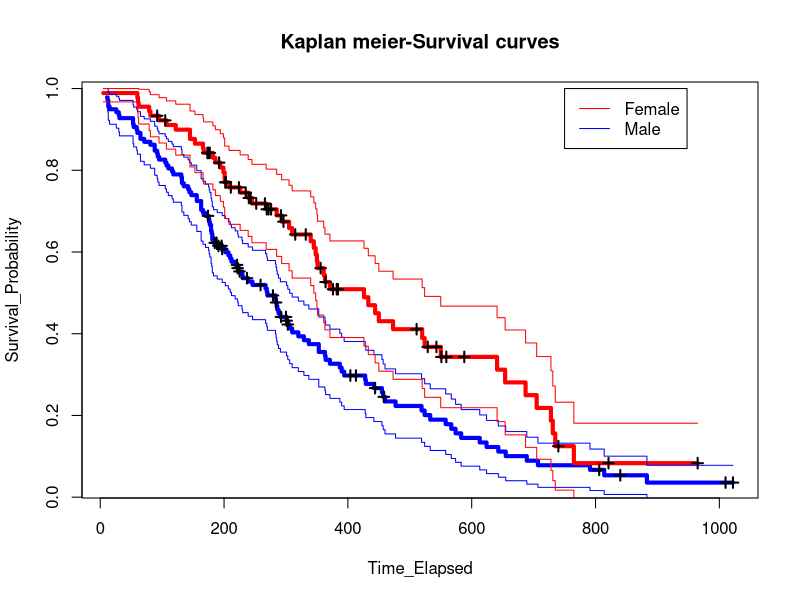
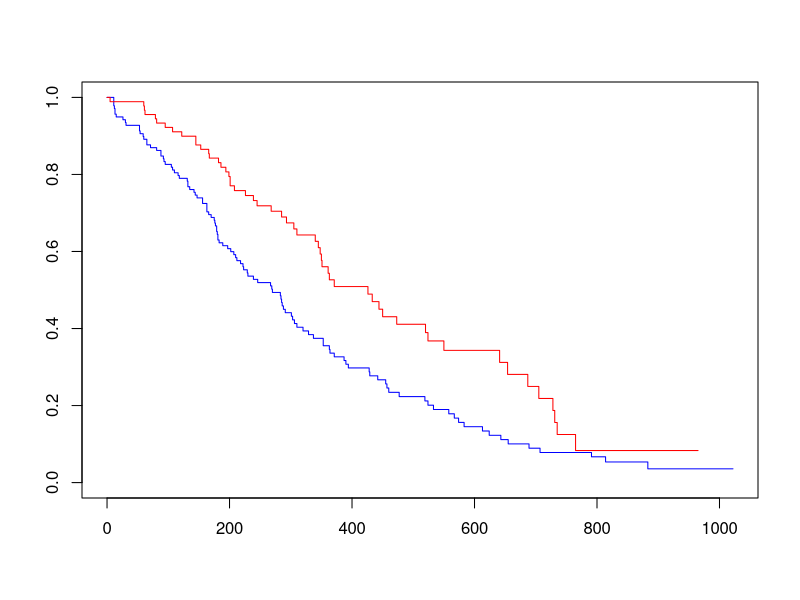

The R source for these figures, in order:
####################################################################
#########################  Team - MonstR  ##########################
##########  Survival analysis using Kaplan Meier Estimator  ########
####################################################################

######## Installing 'Survival' package
install.packages("survival")

######## Loading 'Survival' package
library(survival)

######## Opening lung dataset
View(lung)

#############################################################################################
####  Estimating Kaplan Meier survival probabilities for males and females step-by-step  ####
#############################################################################################

######## For males

######## Subsetting lung dataset for males
male=lung[lung$sex==1,]

######## Stratification of male dataset on the basis of 'status' column
######## A status value of 1 indicates that the patient was censored
######## A status value of 2 indicates that the patient died
######## 'km_male' dataframe contains total male patients (both censored & dead) at each time interval
km_male=aggregate(male$status,list(male$time),length)

######## 'm' dataframe contains total censored and total dead male patients at each time interval
m=data.frame(tapply(male$status,list(male$time,male$status),length))

######## Renaming columns in 'km_male' dataset with appropriate titles
colnames(km_male)[1] = "Time_Interval"
colnames(km_male)[2] = "Dead_Censored"

######## Assigning columns from 'm' data frame to 'km_male' data frame
km_male$male_dead=m$X2
km_male$male_censored=m$X1

######## Updating all the 'NA' values to 0 in km_male dataframe
km_male[is.na(km_male)] = 0

######## Calculating number of males alive (total - (censored + dead)) at each time interval
for(i in 1:nrow(km_male))
{
  km_male$male_live[i] = ifelse(i==1,nrow(male),km_male$male_live[i-1]-km_male$male_dead[i-1]-km_male$male_censored[i-1])
}

######## Calculating survival probability for males at each time interval
km_male$survival=1-(km_male$male_dead/km_male$male_live)

######## Taking the product survival probabilities at each time interval 
######## to obtain the total survival probability for all males
for(i in 1:nrow(km_male))
{
  km_male$probability[i] = ifelse(i==1,km_male$survival[i],km_male$survival[i]*km_male$probability[i-1])
}

######## Calculating standard error for the survival probability for males
for(i in 1:nrow(km_male))
{
  merror = km_male$male_dead/(km_male$male_live*(km_male$male_live-km_male$male_dead))
  km_male$standard_error[i] = round(km_male$probability[i]*(sqrt(sum(merror[1:i]))),4)
}

######## Generating 95% confidence intervals for the survival probabilities for males
km_male$Lower_CI =round(km_male$probability-1.96*km_male$standard_error,4)
km_male$Upper_CI = round(ifelse(km_male$probability+1.96*km_male$standard_error>1,1,km_male$probability+1.96*km_male$standard_error),4)


######## For females

######## Subsetting lung dataset for females
female=lung[lung$sex==2,]

######## Stratification of female dataset on the basis of 'status' column
######## A status value of 1 indicates that the patient was censored
######## A status value of 2 indicates that the patient died
######## 'km_male' dataframe contains total female patients (both censored & dead) at each time interval
km_female=aggregate(female$status,list(female$time),length)

######## 'f' dataframe contains total censored and total dead female patients at each time interval
f=data.frame(tapply(female$status,list(female$time,female$status),length))

######## Renaming columns in 'km_female' dataset with appropriate titles
colnames(km_female)[1] = "Time_Interval"
colnames(km_female)[2] = "Dead_Censored"

######## Assigning columns from 'f' data frame to 'km_female' data frame
km_female$female_dead=f$X2
km_female$female_censored=f$X1

######## Updating all the 'NA' values to 0 in 'km_female' dataframe
km_female[is.na(km_female)] = 0

######## Calculating number of females alive (total - (censored + dead)) at each time interval
for(i in 1:nrow(km_female))
{
  km_female$female_live[i] = ifelse(i==1,nrow(female),km_female$female_live[i-1]-km_female$female_dead[i-1]-km_female$female_censored[i-1])
}

######## Calculating survival probability for females at each time interval
km_female$survival=1-(km_female$female_dead/km_female$female_live)

######## Taking the product survival probabilities at each time interval 
######## to obtain the total survival probability for all females
for(i in 1:nrow(km_female))
{
  km_female$probability[i] = ifelse(i==1,km_female$survival[i],km_female$survival[i]*km_female$probability[i-1])
}

######## Calculating standard error for the survival probability for females
for(i in 1:nrow(km_female))
{
  ferror = km_female$female_dead/(km_female$female_live*(km_female$female_live-km_female$female_dead))
  km_female$standard_error[i] = round(km_female$probability[i]*(sqrt(sum(ferror[1:i]))),4)
}

######## Generating 95% confidence intervals for the survival probabilities for females
km_female$Lower_CI =round(km_female$probability-1.96*km_female$standard_error,4)
km_female$Upper_CI = round(ifelse(km_female$probability+1.96*km_female$standard_error>1,1,km_female$probability+1.96*km_female$standard_error),4)


######## Plotting survival curves and their confidence intervals generated above for males and females
plot(km_male$Time_Interval,km_male$probability, col = "blue",type = "s", lwd=4,xlab="Time_Elapsed", ylab="Survival_Probability", main="Kaplan meier-Survival curves")
lines(km_female$Time_Interval,km_female$probability, col = "red",type = "s", lwd=4)
legend(750,1,legend=c("Female","Male"),lty=c(1,1),col=c("red", "blue")) 
cm = km_male[km_male$male_censored!=0,]
cf = km_female[km_female$female_censored!=0,]
points(cm$Time_Interval,cm$probability, pch=3, lwd=2)
points(cf$Time_Interval,cf$probability, pch=3, lwd=2)
lines(km_male$Time_Interval, km_male$Lower_CI, type="s", pch=19, cex=0.1, col="blue")
lines(km_male$Time_Interval, km_male$Upper_CI, type="s", pch=19, cex=0.1, col="blue")
lines(km_female$Time_Interval, km_female$Lower_CI, type="s", pch=19, cex=0.1, col="red")
lines(km_female$Time_Interval, km_female$Upper_CI, type="s", pch=19, cex=0.1, col="red")


##########################################################################################
####  Estimating survival probabilities for males and females using survfit function  ####
##########################################################################################

######## Creating a survival object 'survobj'
lung$survobj= Surv(lung$time,lung$status)

######## Generating survival curves for males and females using survfit function
kmfitl=survfit(lung$survobj~lung$sex)
kmfit=survfit(lung$survobj~1)
######## Viewing the summary of survfit function that gives the chi-squared value and p-value
summary(kmfitl)
summary(kmfit)
######## Plotting the survival curves for male and female patients
######## Survival curves for females is plotted in red
######## Survival curves for males is plotted in blue
plot(kmfitl, col=c("blue","red"))


###################################################################
########  Using Log rank test to test the null hypothesis  ########
###################################################################

######## Null hypothesis: The probability of survival in male and female patients with lung cancer is the same


######## Creating a 'gender' column from the values in column 'sex'
######## A value of 1 is Male
######## A value of 2 is Female
lung$gender=ifelse(lung$sex==1,"male","female")

######## Stratification of lung dataset on the basis of 'status' and 'gender' columns
######## A status value of 1 indicates that the patient was censored
######## A status value of 2 indicates that the patient died
######## 'km' dataframe contains total patients (both censored & dead) at each time interval
km=aggregate(lung$status,list(lung$time),length)
######## 'ml' dataframe contains total patients (both censored & dead) at each time interval in each group (male and female)
ml=data.frame(tapply(lung$status,list(lung$time,lung$status,lung$gender),length))

######## Renaming columns in 'km' dataset with appropriate titles
colnames(km)[1] = "Time_Interval"
colnames(km)[2] = "Dead_Censored"

######## Assigning columns from 'ml' data frame to 'km' data frame
km$male_dead=ml$X2.male
km$female_dead=ml$X2.female
km$male_censored=ml$X1.male
km$female_censored=ml$X1.female

######## Updating all the 'NA' values to 0 in km dataframe
km[is.na(km)] = 0

######## Adding 'Total_censored' column which is the sum of male and female patients censored at each time interval
km$Total_censored = km$male_censored+km$female_censored

######## Calculating number of males and femles alive (total - (censored + dead)) at each time interval
for(i in 1:nrow(km))
{
  km$male_live[i] = ifelse(i==1,nrow(lung[lung$sex==1,]),km$male_live[i-1]-km$male_dead[i-1]-km$male_censored[i-1])
  km$female_live[i] = ifelse(i==1,nrow(lung[lung$sex==2,]),km$female_live[i-1]-km$female_dead[i-1]-km$female_censored[i-1])
}

######## Calculating total people alive at the beginning of each time interval 
######## Number of males alive + Number of females alive
km$Total_live=km$male_live + km$female_live

######## Calculating total people that died during each time interval
km$Total_dead=abs(km$Dead_Censored-km$Total_censored)


######## Calculating chi-squared value as part of the Long rank test
######## chi-squared value = (observed value - expected value)^2/expected value

######## Calculating expected value for males and females at each time interval
######## Expected value for males is the number of males expected to be dead for a given time interval
######## Expected value for females is the number of females expected to be dead for a given time interval
km$male_ex =round(((km$Total_dead*km$male_live)/km$Total_live),2)
km$female_ex =round(((km$Total_dead*km$female_live)/km$Total_live),2)

om = sum(km$male_dead)    ######## 'om' is the observed value for males
em = sum(km$male_ex)      ######## 'em' is the expected value for males
of = sum(km$female_dead)  ######## 'of' is the observed value for females
ef = sum(km$female_ex)    ######## 'ef' is the expected value for females
chi_square = ((om-em)^2/em)+((of-ef)^2/ef)
chi_square

######## Once we obtain the chi-square value, we looked up the p-value from chi-squared distribution table for given degrees of freedom
####As p-value(0.00131)< 0.05, we reject the null hypothesis that the probability of survival in male and female patients with lung cancer is the same

